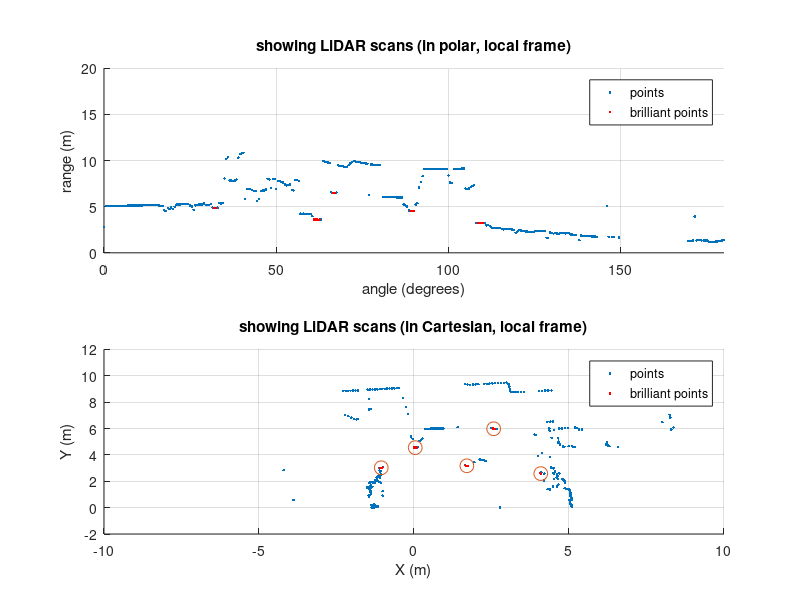
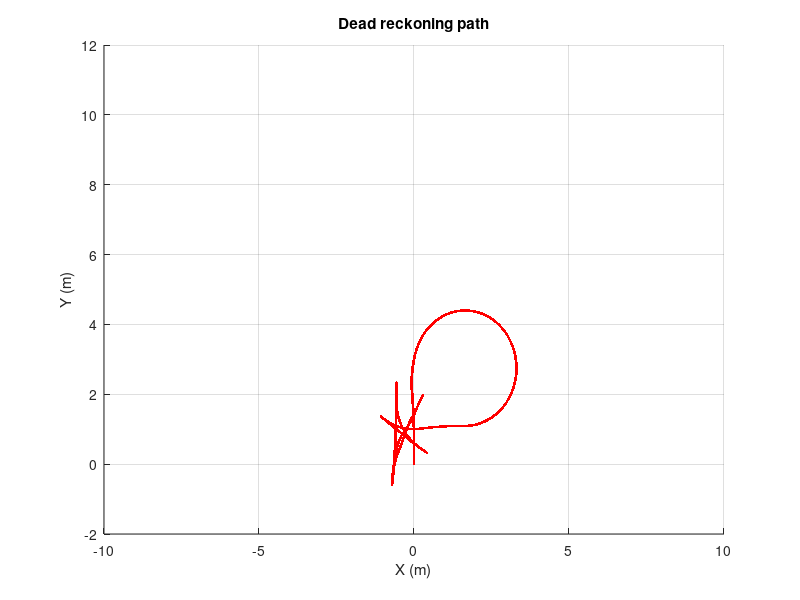

MATLAB code to generate these figures, in order:

% ---------------------------------------------------------------------
% MTRN4010/2021.T1

% Example program, showing how to read the measurements, from the data file.
% by Jose Guivant. MTRN4010.

% You can modify this example, for solving some parts of the projects.

function YifuYe_Project2_z5111338()
    clear;clc;
    main();
end

function main()
    
    %Here, we load the data
    Data = load('Measurements_AAS01.mat');
    Data = Data.A;
    
    %Calculate gyro bias.
    gyro_bias = get_gyro_bias(Data);

    %Here, we create X-span for figures.
    angleScan = (0:360)/2;      %Polar
    
    %Get ranges from LIDAR
    [r,~] = GetRangeAndIntensityFromRawScan(Data.scans(:,1));
    %Open figure(1), and set its window properties.
    figure(1); clf();
    set(figure(1), 'Position', [700,150,600,750]);
    
    %First plot, the polar view.
    subplot(2,1,1);
    hold on;
    axis([0,180,0,20]);
    zoom on; grid on;
    title('showing LiDAR scans (in polar, local frame)'); 
    ylabel('range (m)'); xlabel('angle (degrees)');
    hL1 = plot(angleScan, r, '.');  %For showing all laser points.
    hL2 = plot(0, 0, '.r');         %For showing brillant points, later.
    legend({'points','brilliant points'});
    hold off;
    
    %Second plot, the cartesian view.
    subplot(2,1,2);
    hold on;
    axis([-10,10,-2,12]);
    zoom on; grid on;
    title('showing LiDAR scans (in Cartesian, local frame)'); 
    ylabel('Y (m)'); xlabel('X (m)');
    hL3 = plot(0, 0, '.');  %For showing all laser points.
    hL4 = plot(0, 0, '.r'); %For showing brillant points, later.
    hL4_ooi = plot(0, 0, '.');
    legend({'points','brilliant points'});
    hold off;
    
    %Global view/path
    figure(2);
    hold on;
    axis([-10,10,-2,12]);
    zoom on; grid on;
    title('Dead reckoning path'); 
    ylabel('Y (m)'); xlabel('X (m)');
    hL5 = plot(0, 0,'.r');
    hold off;
    
    i0 = 1;             %You should start at i0 = 1 or close.
    X = [0;0;pi/2] ;	%Initial pose. [x; y; theta]
    t0 = 0.0001*double(Data.t(i0));	%Initial time.  
    L = Data.L;         %Number of samples in this dataset.
    i0 = i0 + 1;
    X_array = zeros(3, Data.L+10);
    for i = i0:L
        t = 0.0001*double(Data.t(i));    %Current sample-i timestanp
        m = Data.Z(:,i);                 %Data, related to sample-i
        
        NewSpeed = double(m(1))*0.001;           %Speed in m/s
        NewAngRate = (double(m(2)) - gyro_bias)*0.01; %Rate in deg/sec, bias~=97.5
        
        indexScan = m(3);           %If indexScan > 1, there is a scan.
        
        %However, you decide the engineering units you want to use.
        fprintf('(%d) measured speed=[%.2f]m/s, heading rate=[%.2f]deg/sec, indexScan=[%d]\n',...
            i, NewSpeed, NewAngRate, indexScan);
        
        dt = t - t0;
        t0 = t;
        
        %Here you could/should/may use a kinematic model, for the small horizon dt.
        %So you keep estimating the state vector X.
        %X(t+dt) = F( X(t), inputs(t),..)
        X_new = update_positionX(X, NewSpeed, deg2rad(NewAngRate), dt);
        X = X_new;
        disp(X);
        X_array(1, i) = X(1);
        X_array(2, i) = X(2);
        X_array(3, i) = X(3);
        
        
        %Now, if there is a LiDAR scan at this time?
        if (indexScan > 1)
            %Extract ranges and intensities, of the 361 "pixels"
            [r,I] = GetRangeAndIntensityFromRawScan(Data.scans(:, indexScan));
            
            ProcessLiDAR(r, I, X);
            %Here you may process the LiDAR
            %data. variable "X" is the current pose of the platform
            %(assuming you keep estimating it). If your procesing of the
            %LiDAR data does require it.
            
            %Polar to Cart
            cartPos = polar2cart(r, angleScan);
            cartX = cartPos(1, :);
            cartY = cartPos(2, :);
            %Find high intense-index
            ii = find(I > 0);
            [clust_array, valid_clust]  = get_clusters_pos(cartX(ii), cartY(ii));
            %Update new lasers' plot and brilliant points
            %\/\/\/\/\/\/\/\/\/\
            set(hL1, 'ydata', r);
            set(hL2, 'xdata', angleScan(ii), 'ydata', r(ii));
            %\/\/\/\/\/\/\/\/\/\
            set(hL3, 'xdata', cartX, 'ydata', cartY);
            set(hL4, 'xdata', cartX(ii), 'ydata', cartY(ii));
            %\/\/\/\/\/\/\/\/\/\
            set(hL5, 'xdata', X_array(1, :), 'ydata', X_array(2, :));
            %\/\/\/\/\/\/\/\/\/\
            if (valid_clust == 0)
                set(hL4_ooi, 'xdata', 0, 'ydata', 0, 'Marker', '.', 'MarkerSize', 1);
            else
                set(hL4_ooi, 'xdata', clust_array(1, :), 'ydata', clust_array(2, :),...
                'Marker', 'o', 'MarkerSize', 10);
            end
            
            pause(0);  %Short pause, just to see some animation, more slowly.You may change this.
        end
    end
end

% -------------------------------------------------------

function [pos_array, valid_clust] = get_clusters_pos(Xii, Yii)
    
    valid_clust = 1;
    if (isempty(Xii))
        pos_array = [0; 0];
        valid_clust = 0;
        return;
    end
    if (length(Xii) == 1)
        pos_array = [Xii; Yii];
        return;
    end
    
    %Create the clusters position matrix
    thresh_hold = 0.1; %In meters
    j = 1;
    r = 1;
    for i = 1:(length(Xii) - 1)
        distance = sqrt((Yii(i+1)-Yii(i))^2 + (Xii(i+1)-Xii(i))^2);
        if distance <= thresh_hold
            pos_mat(r, j) = Xii(i);
            pos_mat(r, j+1) = Yii(i);
            pos_mat(r+1, j) = Xii(i+1);
            pos_mat(r+1, j+1) = Yii(i+1);
            r = r + 1;
        else
            j = j + 2;
            r = 1;
        end
    end
    
    %Get Xii and Yii average and insert it into the pos_array
    xn = 1; yn = 1;
    if (rem(length(pos_mat(1, :)), 2) == 0)
        for i = 1:length(pos_mat(1, :))
            if (rem(i, 2) == 1)
                pos_array(1, xn) = mean(nonzeros(pos_mat(:, i)));
                xn = xn + 1;
            else
                pos_array(2, yn) = mean(nonzeros(pos_mat(:, i)));
                yn = yn + 1;
            end
        end
    else
        pos_array = [0; 0];
        valid_clust = 0;
    end
    
end

%Function that can calculate the gyro bias by inputting Data Struct.
function [bias] = get_gyro_bias(Data)
    gyro_data = Data.Z(2,:);
    first_3500 = gyro_data(1:3500);
    bias = mean(first_3500);
end

%Function that can transfer polar to cartesian frame.
function [cart_pos] = polar2cart(ranges, degrees)
    cart_pos = zeros(2, 361);
    %Be careful, ranges is 361 by 1 matrix, do it transpose.
    %Also, function inputs are in degrees, change it to radian.
    cart_pos(1, :) = ranges'.*cos(deg2rad(degrees));
    cart_pos(2, :) = ranges'.*sin(deg2rad(degrees));
end

%Function that update its global position
function [X_new] = update_positionX(X_old, vel, omega, dt)
    theta = X_old(3);
    dx = vel*cos(theta)*dt;
    dy = vel*sin(theta)*dt;
    dtheta = omega*dt;
    X_new = X_old + [dx; dy; dtheta];
end

%Function for parsing the binary scan; extracting ranges and intensities of reflections.
function [r,I] = GetRangeAndIntensityFromRawScan(scan)
    r = 0.01*single(bitand(scan,8191));
    I = bitshift(scan,-13);      
    %Bits [0:12] are range, bits [13:15] intensity
end


function ProcessLiDAR(r, I, X)
	%Whatever you want/need to do, can be done here.
end
% ---------------------------------------------------------------------

% --- END of example.
% Questions: ask the lecturer : j.guivant@unsw.edu.au
% or ask the demonstrators.

% ---------------------------------------------------------------------


